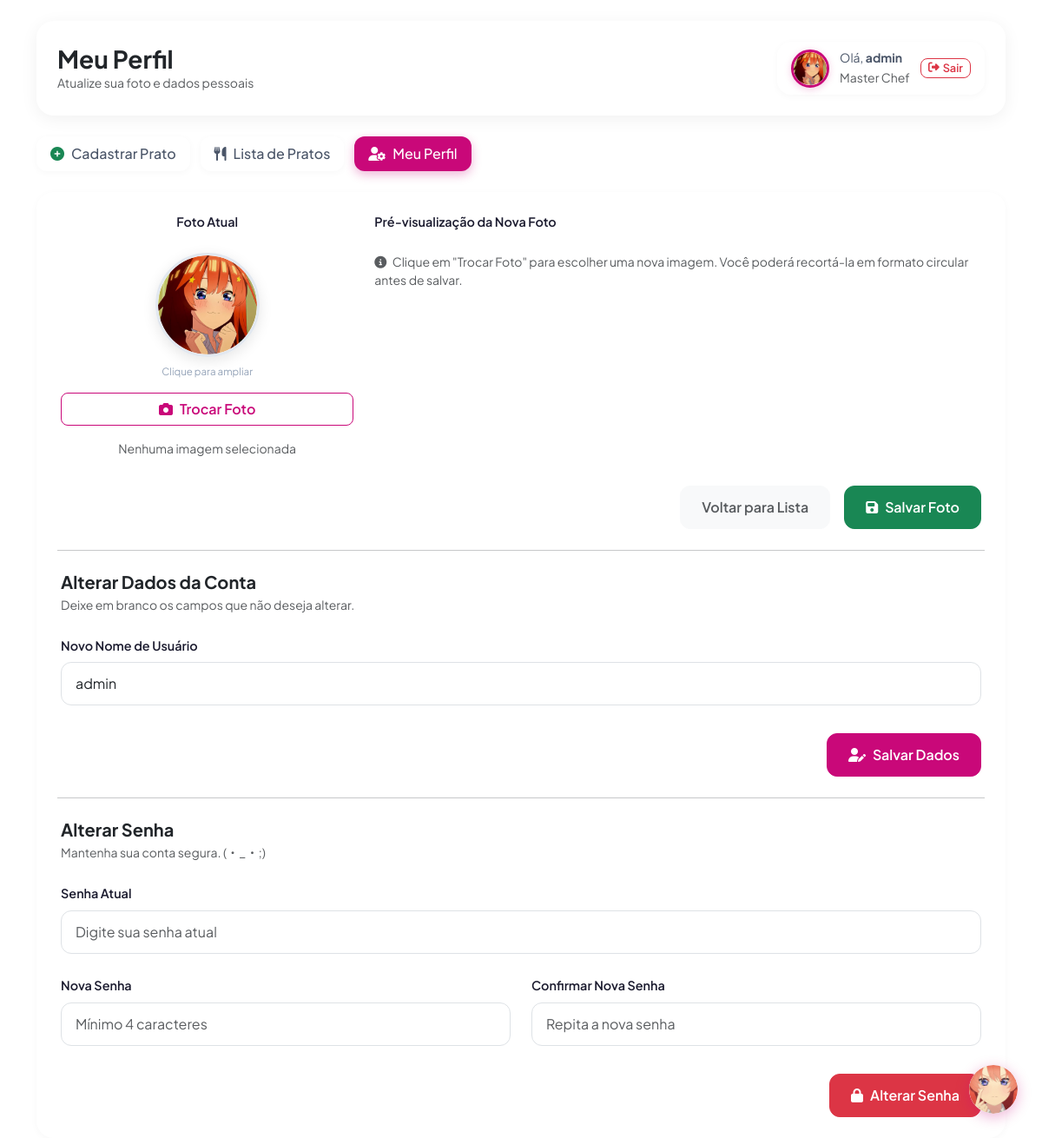
Screenshot of /pages/perfil.php (signed in) with the database file from the repository.
### tables this page shows
CREATE TABLE `usuarios` (
  `id` int(11) NOT NULL,
  `login` varchar(50) NOT NULL,
  `senha` varchar(255) NOT NULL,
  `foto_perfil` varchar(255) DEFAULT 'avatar_padrao.png'
);

### public/pages/perfil.php (the view, shortened to what this page needs)
<?php
include __DIR__ . '/../../api/config/conexao.php';
$id_usuario = $_SESSION['id_usuario'];
$status     = $_GET['status'] ?? '';
$erro       = $_GET['erro'] ?? '';
$sql  = "SELECT id, login, foto_perfil FROM usuarios WHERE id = ?";
$stmt = mysqli_prepare($con, $sql);
mysqli_stmt_bind_param($stmt, 'i', $id_usuario);
mysqli_stmt_execute($stmt);
$resultado = mysqli_stmt_get_result($stmt);
$usuario   = mysqli_fetch_assoc($resultado);
$fotoAtual = !empty($usuario['foto_perfil']) && $usuario['foto_perfil'] !== 'avatar_padrao.png'
    ? '../assets/img/usuarios/' . $usuario['foto_perfil']
    : '../assets/img/usuarios/avatar_padrao.png';
?>
<!DOCTYPE html>
<html lang="pt-BR">
<head>
    <link href="https://cdn.jsdelivr.net/npm/bootstrap@5.3.2/dist/css/bootstrap.min.css" rel="stylesheet">
    <link href="https://cdnjs.cloudflare.com/ajax/libs/font-awesome/6.4.2/css/all.min.css" rel="stylesheet">
    <link href="https://cdn.jsdelivr.net/npm/sweetalert2@11/dist/sweetalert2.min.css" rel="stylesheet">
    <link href="https://cdnjs.cloudflare.com/ajax/libs/cropperjs/1.6.2/cropper.min.css" rel="stylesheet">
    <link rel="stylesheet" href="../assets/css/pages/perfil.css">
</head>
<body data-status="<?= htmlspecialchars($status) ?>" data-erro="<?= htmlspecialchars($erro) ?>">
<div class="container mt-4">
    <div class="hero-card p-4 mb-4 d-flex flex-column flex-md-row justify-content-between align-items-md-center gap-3">
        <div>
            <h1 class="h3 fw-bold text-dark m-0">Meu Perfil</h1>
            <p class="text-muted small m-0">Atualize sua foto e dados pessoais</p>
        </div>
        <?php include __DIR__ . '/../components/header_usuario.php'; ?>
    </div>
    <div class="mb-4">
        <ul class="nav nav-pills">
            <li class="nav-item">
                <a class="nav-link" href="cadastro_pratos.php">
                    <i class="fa-solid fa-circle-plus text-success me-2"></i>Cadastrar Prato
                </a>
            </li>
            <li class="nav-item">
                <a class="nav-link" href="lista.php">
                    <i class="fa-solid fa-utensils me-2"></i>Lista de Pratos
                </a>
            </li>
            <li class="nav-item">
                <a class="nav-link active" href="#">
                    <i class="fa-solid fa-user-gear me-2"></i>Meu Perfil
                </a>
            </li>
        </ul>
    </div>
    <div class="card form-card p-4">
        <form action="../../api/controllers/atualizarPerfil.php" method="POST"
              enctype="multipart/form-data" id="formPerfil">
            <div class="row g-4">
                <div class="col-md-4 d-flex flex-column align-items-center justify-content-start gap-3">
                    <label class="form-label fw-semibold w-100 text-center">Foto Atual</label>
                    <div class="pfp-hero-wrapper">
                        <img src="<?= htmlspecialchars($fotoAtual) ?>"
                             class="pfp-atual"
                             id="pfpAtualImg"
                             alt="Foto atual"
                             onerror="this.onerror=null;this.src='../assets/img/usuarios/avatar_padrao.png';">
                        <small>Clique para ampliar</small>
                    </div>
                    <button type="button" class="btn btn-outline-primary rounded-3 px-4 w-100"
                            data-bs-toggle="modal" data-bs-target="#perfilImageModal">
                        <i class="fa-solid fa-camera me-2"></i>Trocar Foto
                    </button>
                    <span id="pfp-status-text" class="text-muted small text-center">Nenhuma imagem selecionada</span>
                </div>
                <div class="col-md-8 d-flex flex-column justify-content-start">
                    <label class="form-label fw-semibold">Pré-visualização da Nova Foto</label>
                    <div id="pfpPreviewEmpty" class="text-muted small mt-3">
                        <i class="fa-solid fa-circle-info me-1"></i>
                        Clique em "Trocar Foto" para escolher uma nova imagem.
                        Você poderá recortá-la em formato circular antes de salvar.
                    </div>
                </div>
                <div class="col-12 d-flex gap-3 justify-content-end pt-4 mt-2">
                    <a href="lista.php" class="btn btn-light btn-action text-muted">
                        Voltar para Lista
                    </a>
                    <button type="submit" class="btn btn-success btn-action text-white">
                        <i class="fa-solid fa-floppy-disk me-2"></i>Salvar Foto
                    </button>
                </div>
            </div>
        </form>
        <hr class="my-4">
        <form action="../../api/controllers/atualizarPerfil.php" method="POST" id="formDadosUsuario">
            <div class="row g-4">
                <div class="col-12">
                    <h5 class="fw-bold text-dark mb-1">Alterar Dados da Conta</h5>
                    <p class="text-muted small mb-0">Deixe em branco os campos que não deseja alterar.</p>
                </div>
                <div class="col-md-12">
                    <label class="form-label fw-semibold">Novo Nome de Usuário</label>
                    <input type="text"
                           name="login"
                           class="form-control"
                           value="<?= htmlspecialchars($usuario['login']) ?>"
                           placeholder="<?= htmlspecialchars($usuario['login']) ?>"
                           autocomplete="off">
                </div>
                <div class="col-12 d-flex gap-3 justify-content-end pt-4 mt-2">
                    <button type="submit" class="btn btn-action text-white"
                            style="background: var(--itsuki-primary); border-color: var(--itsuki-primary);">
                        <i class="fa-solid fa-user-pen me-2"></i>Salvar Dados
                    </button>
                </div>
            </div>
        </form>
        <hr class="my-4">
        <form action="../../api/controllers/atualizarPerfil.php" method="POST" id="formSenha">
            <div class="row g-4">
                <div class="col-12">
                    <h5 class="fw-bold text-dark mb-1">Alterar Senha</h5>
                    <p class="text-muted small mb-0">Mantenha sua conta segura. (・_・;)</p>
                </div>
                <div class="col-md-12">
                    <label class="form-label fw-semibold">Senha Atual</label>
                    <input type="password"
                           name="senha_atual"
                           class="form-control"
                           placeholder="Digite sua senha atual"
                           autocomplete="current-password"
                           required>
                </div>
                <div class="col-md-6">
                    <label class="form-label fw-semibold">Nova Senha</label>
                    <input type="password"
                           name="nova_senha"
                           class="form-control"
                           placeholder="Mínimo 4 caracteres"
                           minlength="4"
                           autocomplete="new-password"
                           required>
                </div>
                <div class="col-md-6">
                    <label class="form-label fw-semibold">Confirmar Nova Senha</label>
                    <input type="password"
                           name="confirmar_nova_senha"
                           class="form-control"
                           placeholder="Repita a nova senha"
                           minlength="4"
                           autocomplete="new-password"
                           required>
                </div>
                <div class="col-12 d-flex gap-3 justify-content-end pt-4 mt-2">
                    <button type="submit" class="btn btn-action text-white"
                            style="background: var(--color-danger); border-color: var(--color-danger);">
                        <i class="fa-solid fa-lock me-2"></i>Alterar Senha
                    </button>
                </div>
            </div>
        </form>
    </div>
</div>
</body>
</html>

### public/assets/css/pages/perfil.css (style rules this page uses)
.pfp-atual { display: block; width: 120px; height: 120px; margin: 0 auto; border: 3px solid #e2e8f0; border-radius: 50%; box-shadow: 0 4px 16px rgba(0, 0, 0, 0.10); object-fit: cover; cursor: zoom-in; transition: transform 0.2s; }
.pfp-hero-wrapper { display: flex; flex-direction: column; align-items: center; gap: 8px; }
.pfp-hero-wrapper small { color: #94a3b8; font-size: 0.72rem; }
.btn-action { padding: 0.75rem 1.5rem; border-radius: var(--radius-md); font-weight: 600; transition: all var(--transition-fast); }
.form-card form + hr { margin: 2.5rem 0; }
.form-card form .row { padding: 0 0.25rem; }
.form-card .form-label { color: var(--text-primary); font-size: 0.9rem; }
.form-card .form-control { padding: 0.75rem 1rem; border: 1px solid var(--border-color); border-radius: var(--radius-md); }

### public/assets/css/global.css (style rules this page uses)
body { min-height: 100vh; color: var(--text-secondary); font-family: 'Plus Jakarta Sans', sans-serif; background-image: url("../img/global/fundo.png"); background-size: cover; background-attachment: fixed; background-position: center; background-repeat: no-repeat; }

### public/assets/css/components.css (style rules this page uses)
.hero-card { background: var(--bg-card); border-radius: var(--radius-xl); box-shadow: var(--shadow-md); border: none; }
.form-card { background: var(--bg-card); border-radius: var(--radius-xl); box-shadow: var(--shadow-sm); border: none; }
.nav-pills { gap: 0.75rem; }
.nav-pills .nav-link { background: var(--bg-card); border-radius: var(--radius-md); box-shadow: var(--shadow-sm); color: var(--text-secondary); font-weight: 500; transition: all var(--transition-fast); }
.nav-pills .nav-link.active { background: var(--itsuki-primary); color: var(--text-on-primary); box-shadow: 0 4px 12px rgba(201, 8, 121, 0.3); }
.nav-pills .nav-link.active i { color: #fff !important; }
.btn-outline-primary { background: transparent; border-color: var(--itsuki-primary); border-radius: var(--radius-md); color: var(--itsuki-primary); font-weight: 600; transition: all var(--transition-fast); }
.btn-action { padding: 0.75rem 1.5rem; border-radius: var(--radius-md); font-weight: 600; }

### public/assets/css/variables.css (style rules this page uses)
:root { --itsuki-primary: #c90879; --itsuki-secondary: #f23078; --itsuki-light: #fffade; --itsuki-yellow: #f5f05f; --itsuki-gold: #fcd74e; --itsuki-primary-hover: #a80665; --itsuki-primary-light: rgba(201, 8, 121, 0.12); --itsuki-secondary-light: rgba(242, 48, 120, 0.15); --itsuki-gold-light: rgba(252, 215, 78, 0.25); --color-success: #28a745; --color-success-light: rgba(40, 167, 69, 0.15); --color-danger: #dc3545; --color-danger-light: rgba(220, 53, 69, 0.15); --color-warning: #ffc107; --color-info: #c90879; --text-primary: #1a1a2e; --text-secondary: #4a5568; --text-muted: #a0aec0; --text-on-primary: #fff; --bg-card: #fff; --bg-card-overlay: rgba(255, 255, 255, 0.95); --bg-body: #f5f0ff; --bg-input: #fff; --border-color: #dee2e6; --border-focus: var(--itsuki-primary); --shadow-sm: 0 2px 8px rgba(0, 0, 0, 0.03); --shadow-md: 0 4px 20px rgba(0, 0, 0, 0.06); --shadow-lg: 0 10px 30px rgba(0, 0, 0, 0.1); --shadow-hover: 0 6px 24px rgba(201, 8, 121, 0.12); --radius-sm: 8px; --radius-md: 12px; --radius-lg: 16px; --radius-xl: 20px; --radius-2xl: 24px; --transition-fast: 0.15s ease; --transition-normal: 0.25s ease; }

### rows the page displays
usuarios: foto_perfil (picture), login "admin"

### other values shown
$nomeUsuario "admin"
